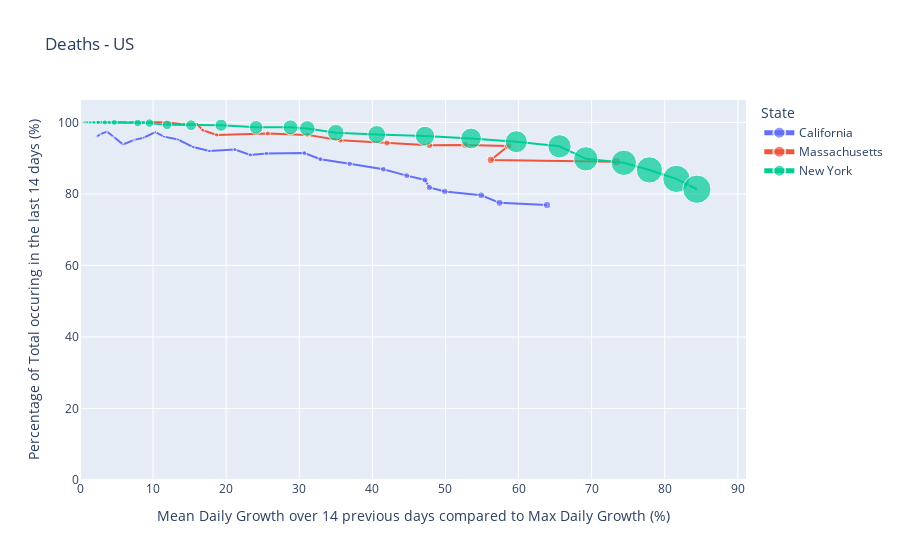

Notebook cell for this chart:
### Markdown cell above
### Plot

### Code cell
if cases_us.value == 'Confirmed Cases':
    daily_cases_US_2 = plot_phase_space_US(daily_cases_US, 
                                           title = cases_us.value, time_window=int(tw_us.value), 
                                     
                                           n_cases = min_us.value, state=st_us.value)
elif cases_us.value == 'Deaths':
    daily_deaths_US_2 = plot_phase_space_US(daily_deaths_US.drop(columns='Population'), 
                                            title = cases_us.value, time_window=int(tw_us.value), 
                                            n_cases = min_us.value, state=st_us.value)
else:
    print('ERROR in dataframe')

### Figure 1 — Plotly figure (JSON) as saved in the notebook; plotly's stock layout.template omitted (floating-point values rounded to 4 significant figures)
{"data": [{"customdata": [["California", 24, "3/20/20", 6], ["California", 25, "3/21/20", 1], ["California", 30, "3/22/20", 5], ["California", 39, "3/23/20", 9], ["California", 50, "3/24/20", 11], ["California", 65, "3/25/20", 15], ["California", 81, "3/26/20", 16], ["California", 94, "3/27/20", 13], ["California", 110, "3/28/20", 16], ["California", 124, "3/29/20", 14], ["California", 146, "3/30/20", 22], ["California", 173, "3/31/20", 27], ["California", 199, "4/1/20", 26], ["California", 238, "4/2/20", 39], ["California", 265, "4/3/20", 27], ["California", 289, "4/4/20", 24], ["California", 348, "4/5/20", 59], ["California", 380, "4/6/20", 32], ["California", 432, "4/7/20", 52], ["California", 495, "4/8/20", 63], ["California", 544, "4/9/20", 49], ["California", 583, "4/10/20", 39], ["California", 605, "4/11/20", 22], ["California", 641, "4/12/20", 36], ["California", 715, "4/13/20", 74], ["California", 768, "4/14/20", 53], ["California", 861, "4/15/20", 93]], "hoverlabel": {"namelength": 0}, "hovertemplate": "State =%{customdata[0]}<br>Mean growth over 14d compared to max growth =%{x}<br>% cases from last 14d =%{y}<br>Deaths=%{customdata[1]}<br>Date=%{customdata[2]}<br>Deaths today =%{customdata[3]}", "legendgroup": "California", "marker": {"color": "#636efa", "size": [24, 25, 30, 39, 50, 65, 81, 94, 110, 124, 146, 173, 199, 238, 265, 289, 348, 380, 432, 495, 544, 583, 605, 641, 715, 768, 861], "sizemode": "area", "sizeref": 29.04, "symbol": "circle"}, "mode": "lines+markers", "name": "California", "showlegend": true, "type": "scatter", "x": [2.2, 2.3, 2.8, 3.7, 4.6, 5.9, 7.4, 8.7, 10.3, 11.5, 13.4, 15.5, 17.7, 21.2, 23.3, 25.5, 30.7, 32.9, 36.9, 41.5, 44.7, 47.2, 47.8, 49.9, 54.9, 57.4, 63.9], "xaxis": "x", "y": [95.8, 96, 96.7, 97.4, 96, 93.8, 95.1, 95.7, 97.3, 96, 95.2, 93.1, 92, 92.4, 90.9, 91.3, 91.4, 89.7, 88.4, 86.9, 85.1, 83.9, 81.8, 80.7, 79.6, 77.5, 76.9], "yaxis": "y"}, {"customdata": [["Massachusetts", 25, "3/26/20", 10], ["Massachusetts", 35, "3/27/20", 10], ["Massachusetts", 44, "3/28/20", 9], ["Massachusetts", 48, "3/29/20", 4], ["Massachusetts", 56, "3/30/20", 8], ["Massachusetts", 89, "3/31/20", 33], ["Massachusetts", 122, "4/1/20", 33], ["Massachusetts", 154, "4/2/20", 32], ["Massachusetts", 192, "4/3/20", 38], ["Massachusetts", 216, "4/4/20", 24], ["Massachusetts", 231, "4/5/20", 15], ["Massachusetts", 260, "4/6/20", 29], ["Massachusetts", 356, "4/7/20", 96], ["Massachusetts", 433, "4/8/20", 77], ["Massachusetts", 503, "4/9/20", 70], ["Massachusetts", 599, "4/10/20", 96], ["Massachusetts", 686, "4/11/20", 87], ["Massachusetts", 756, "4/12/20", 70], ["Massachusetts", 844, "4/13/20", 88], ["Massachusetts", 844, "4/14/20", 0], ["Massachusetts", 1108, "4/15/20", 264]], "hoverlabel": {"namelength": 0}, "hovertemplate": "State =%{customdata[0]}<br>Mean growth over 14d compared to max growth =%{x}<br>% cases from last 14d =%{y}<br>Deaths=%{customdata[1]}<br>Date=%{customdata[2]}<br>Deaths today =%{customdata[3]}", "legendgroup": "Massachusetts", "marker": {"color": "#EF553B", "size": [25, 35, 44, 48, 56, 89, 122, 154, 192, 216, 231, 260, 356, 433, 503, 599, 686, 756, 844, 844, 1108], "sizemode": "area", "sizeref": 29.04, "symbol": "circle"}, "mode": "lines+markers", "name": "Massachusetts", "showlegend": true, "type": "scatter", "x": [1.9, 2.6, 3.3, 3.6, 4.2, 6.6, 9.1, 11.5, 14.2, 16, 16.8, 18.7, 25.7, 31.1, 35.6, 42, 47.8, 52.7, 58.6, 56.2, 73.4], "xaxis": "x", "y": [100, 100, 100, 100, 100, 100, 100, 100, 99.5, 99.5, 97.8, 96.5, 96.9, 96.5, 95, 94.2, 93.6, 93.7, 93.4, 89.5, 89], "yaxis": "y"}, {"customdata": [["New York", 38, "3/19/20", 21], ["New York", 46, "3/20/20", 8], ["New York", 60, "3/21/20", 14], ["New York", 117, "3/22/20", 57], ["New York", 158, "3/23/20", 41], ["New York", 210, "3/24/20", 52], ["New York", 285, "3/25/20", 75], ["New York", 385, "3/26/20", 100], ["New York", 527, "3/27/20", 142], ["New York", 883, "3/28/20", 356], ["New York", 1063, "3/29/20", 180], ["New York", 1342, "3/30/20", 279], ["New York", 1714, "3/31/20", 372], ["New York", 2176, "4/1/20", 462], ["New York", 2738, "4/2/20", 562], ["New York", 3262, "4/3/20", 524], ["New York", 3544, "4/4/20", 282], ["New York", 4029, "4/5/20", 485], ["New York", 4698, "4/6/20", 669], ["New York", 5489, "4/7/20", 791], ["New York", 6268, "4/8/20", 779], ["New York", 7067, "4/9/20", 799], ["New York", 7867, "4/10/20", 800], ["New York", 8627, "4/11/20", 760], ["New York", 9385, "4/12/20", 758], ["New York", 10058, "4/13/20", 673], ["New York", 10842, "4/14/20", 784], ["New York", 11617, "4/15/20", 775]], "hoverlabel": {"namelength": 0}, "hovertemplate": "State =%{customdata[0]}<br>Mean growth over 14d compared to max growth =%{x}<br>% cases from last 14d =%{y}<br>Deaths=%{customdata[1]}<br>Date=%{customdata[2]}<br>Deaths today =%{customdata[3]}", "legendgroup": "New York", "marker": {"color": "#00cc96", "size": [38, 46, 60, 117, 158, 210, 285, 385, 527, 883, 1063, 1342, 1714, 2176, 2738, 3262, 3544, 4029, 4698, 5489, 6268, 7067, 7867, 8627, 9385, 10058, 10842, 11617], "sizemode": "area", "sizeref": 29.04, "symbol": "circle"}, "mode": "lines+markers", "name": "New York", "showlegend": true, "type": "scatter", "x": [0.3, 0.4, 0.5, 1, 1.4, 1.9, 2.5, 3.4, 4.7, 7.9, 9.5, 11.9, 15.2, 19.3, 24.1, 28.8, 31.1, 35, 40.6, 47.2, 53.5, 59.7, 65.6, 69.2, 74.4, 77.9, 81.6, 84.4], "xaxis": "x", "y": [100, 100, 100, 100, 100, 100, 100, 100, 100, 99.8, 99.8, 99.3, 99.2, 99.2, 98.6, 98.6, 98.3, 97.1, 96.6, 96.2, 95.5, 94.6, 93.3, 89.8, 88.7, 86.7, 84.2, 81.3], "yaxis": "y"}], "layout": {"legend": {"itemsizing": "constant", "title": {"text": "State "}, "tracegroupgap": 0}, "title": {"text": "Deaths - US"}, "xaxis": {"anchor": "y", "domain": [0, 1], "rangemode": "tozero", "title": {"text": "Mean Daily Growth over 14 previous days compared to Max Daily Growth (%)"}}, "yaxis": {"anchor": "x", "domain": [0, 1], "rangemode": "tozero", "title": {"text": "Percentage of Total occuring in the last 14 days (%)"}}}}
